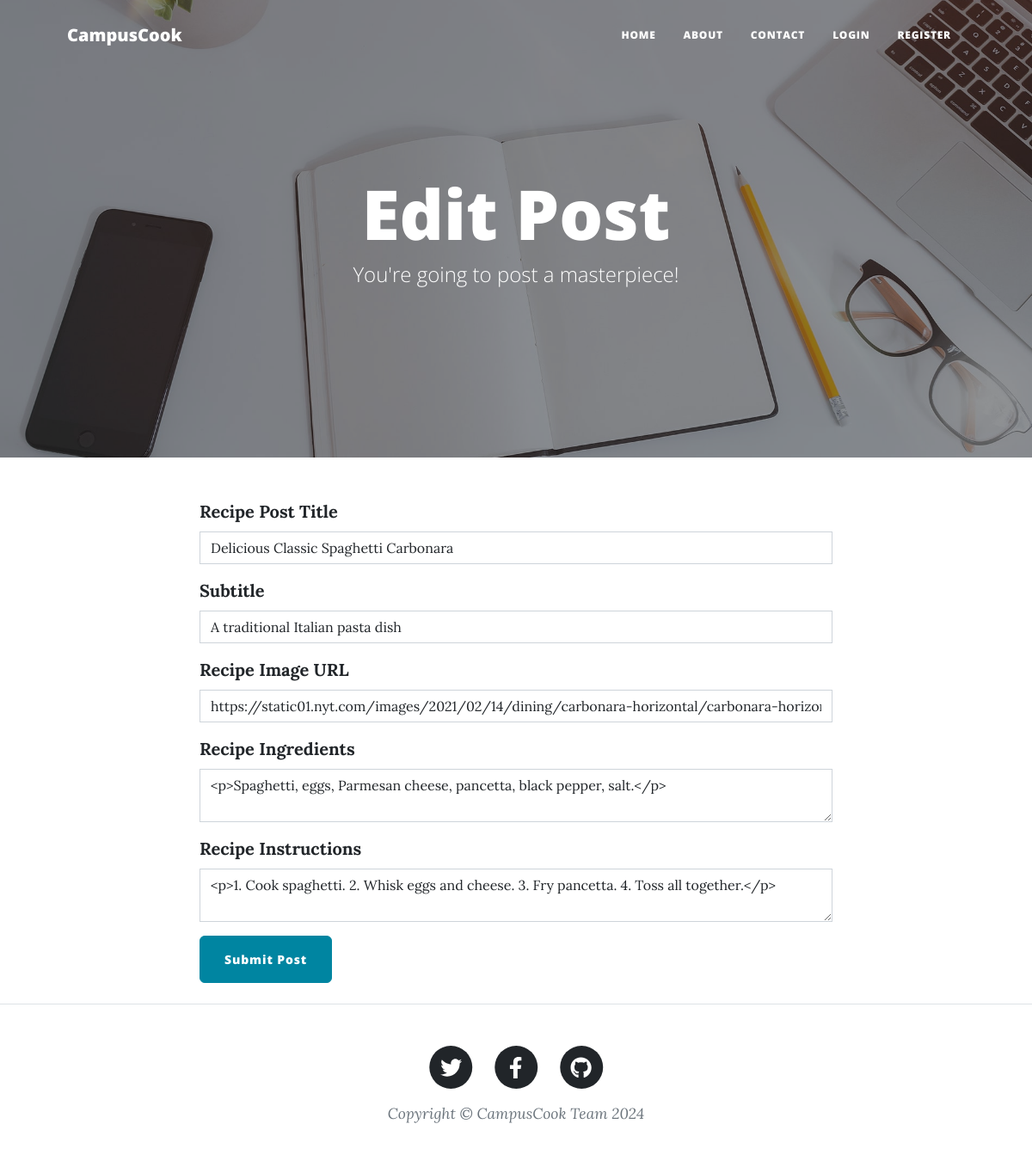
The app's page /edit-post/1, older data.
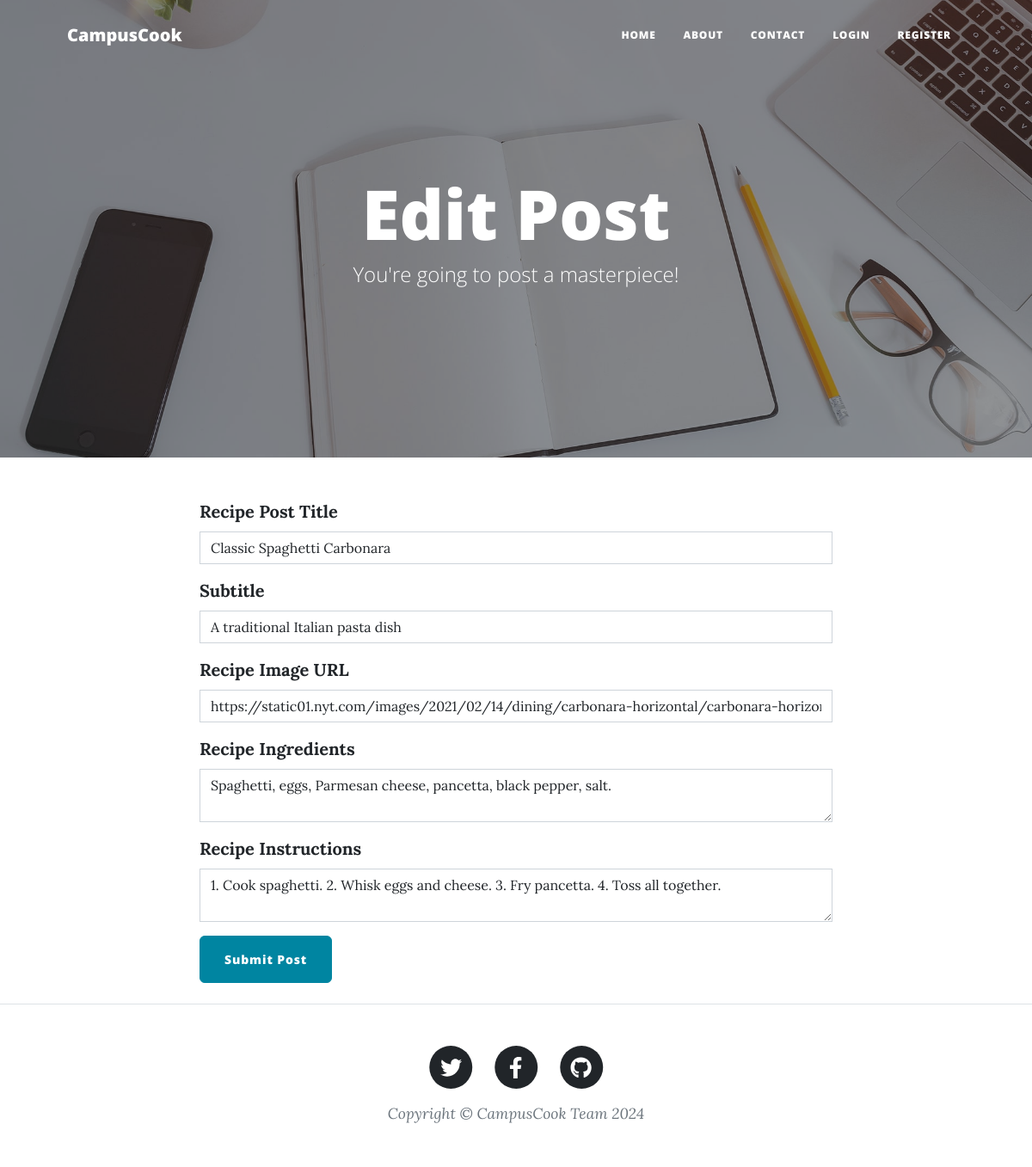
The same page, newer data.
### models.py (models this page shows, shortened)
class Base(DeclarativeBase):
    pass

class RecipePost(Base):
    __tablename__ = "recipe_posts"
    id: Mapped[int] = mapped_column(Integer, primary_key=True)
    author_id: Mapped[int] = mapped_column(Integer, ForeignKey("users.id"))
    author = relationship("User", back_populates="recipes")
    title: Mapped[str] = mapped_column(String(250), unique=True, nullable=False)
    subtitle: Mapped[str] = mapped_column(String(250), nullable=False)
    date: Mapped[str] = mapped_column(String(250), nullable=False)
    ingredients: Mapped[str] = mapped_column(Text, nullable=False)
    instructions: Mapped[str] = mapped_column(Text, nullable=False)
    img_url: Mapped[str] = mapped_column(String(250), nullable=False)
    comments = relationship("Comment", back_populates="parent_post")

### routes.py (the view, shortened to what this page needs)
@route_controller.route("/edit-post/<int:post_id>", methods=["GET", "POST"])
def edit_post(post_id):
    post = db.get_or_404(RecipePost, post_id)
    edit_form = CreateRecipeForm(
        title=post.title,
        subtitle=post.subtitle,
        img_url=post.img_url,
        author=post.author,
        ingredients = post.ingredients,
        instructions = post.instructions
    )
    return render_template("make-post.html", form=edit_form, is_edit=True, current_user=current_user)

### forms.py
class CreateRecipeForm(FlaskForm):
    title = StringField("Recipe Post Title", validators=[DataRequired()])
    subtitle = StringField("Subtitle", validators=[DataRequired()])
    img_url = StringField("Recipe Image URL", validators=[DataRequired(), URL()])
    ingredients = CKEditorField("Recipe Ingredients", validators=[DataRequired()])
    instructions = CKEditorField("Recipe Instructions", validators=[DataRequired()])
    submit = SubmitField("Submit Post")

### templates/make-post.html (shortened to what this page needs)
{% from "bootstrap5/form.html" import render_form %}
{% block content %}
{% include "header.html" %}
<header
  class="masthead"
  style="background-image: url('../static/assets/img/edit-bg.jpg')"
>
  <div class="container position-relative px-4 px-lg-5">
    <div class="row gx-4 gx-lg-5 justify-content-center">
      <div class="col-md-10 col-lg-8 col-xl-7">
        <div class="page-heading">
          {% if is_edit: %}
          <h1>Edit Post</h1>
          {% else: %}
          <h1>New Post</h1>
          {% endif %}
          <span class="subheading"
            >You're going to post a masterpiece!</span
          >
        </div>
      </div>
    </div>
  </div>
</header>
<main class="mb-4">
  <div class="container">
    <div class="row">
      <div class="col-lg-8 col-md-10 mx-auto">
        {{ render_form(form, novalidate=True, button_map={"submit": "primary"}) }}
      </div>
    </div>
  </div>
</main>
{% include "footer.html" %} {% endblock %}

### templates/header.html (shortened to what this page needs)
<!DOCTYPE html>
<html lang="en">
  <head>
    {% block styles %}
    {{ bootstrap.load_css() }}
    <link
      href="{{ url_for('static', filename='css/styles.css') }}"
      rel="stylesheet"
    />
    {% endblock %}
  </head>
  <body>
    <nav class="navbar navbar-expand-lg navbar-light" id="mainNav">
      <div class="container px-4 px-lg-5">
        <a class="navbar-brand" href="/">CampusCook</a>
        <div class="collapse navbar-collapse" id="navbarResponsive">
          <ul class="navbar-nav ms-auto py-4 py-lg-0">
            <li class="nav-item">
              <a
                class="nav-link px-lg-3 py-3 py-lg-4"
                href="{{ url_for('route_controller.get_all_posts') }}"
                >Home</a
              >
            </li>
            <li class="nav-item">
              <a
                class="nav-link px-lg-3 py-3 py-lg-4"
                href="{{ url_for('route_controller.about') }}"
                >About</a
              >
            </li>
            <li class="nav-item">
              <a
                class="nav-link px-lg-3 py-3 py-lg-4"
                href="{{ url_for('route_controller.contact') }}"
                >Contact</a
              >
            </li>
            {% if not current_user.is_authenticated: %}
            <li class="nav-item">
              <a
                class="nav-link px-lg-3 py-3 py-lg-4"
                href="{{ url_for('route_controller.login') }}"
                >Login</a
              >
            </li>
            <li class="nav-item">
              <a
                class="nav-link px-lg-3 py-3 py-lg-4"
                href="{{ url_for('route_controller.register') }}"
                >Register</a
              >
            </li>
            {% endif %}
          </ul>
        </div>
      </div>
    </nav>
  </body>
</html>

### templates/footer.html (shortened to what this page needs)
        <footer class="border-top">
          <div class="container px-4 px-lg-5">
              <div class="row gx-4 gx-lg-5 justify-content-center">
                  <div class="col-md-10 col-lg-8 col-xl-7">
                      <ul class="list-inline text-center">
                          <li class="list-inline-item">
                              <a href="#!">
                                  <span class="fa-stack fa-lg">
                                      <i class="fas fa-circle fa-stack-2x"></i>
                                      <i class="fab fa-twitter fa-stack-1x fa-inverse"></i>
                                  </span>
                              </a>
                          </li>
                          <li class="list-inline-item">
                              <a href="#!">
                                  <span class="fa-stack fa-lg">
                                      <i class="fas fa-circle fa-stack-2x"></i>
                                      <i class="fab fa-facebook-f fa-stack-1x fa-inverse"></i>
                                  </span>
                              </a>
                          </li>
                          <li class="list-inline-item">
                              <a href="#!">
                                  <span class="fa-stack fa-lg">
                                      <i class="fas fa-circle fa-stack-2x"></i>
                                      <i class="fab fa-github fa-stack-1x fa-inverse"></i>
                                  </span>
                              </a>
                          </li>
                      </ul>
                      <div class="small text-center text-muted fst-italic">Copyright &copy; CampusCook Team 2024</div>
                  </div>
              </div>
          </div>
      </footer>
  </body>
</html>

Row changes from the older to the newer data that the page shows:
changed RecipePost "A traditional Italian pasta dish": title "Delicious Classic Spaghetti Carbonara" → "Classic Spaghetti Carbonara"; ingredients "<p>Spaghetti, eggs, Parmesan cheese, pancetta, black pepper, salt.</p>" → "Spaghetti, eggs, Parmesan cheese, pancetta, black pepper, salt."; instructions "<p>1. Cook spaghetti. 2. Whisk eggs and cheese. 3. Fry pancetta. 4. Toss all together.</p>" → "1. Cook spaghetti. 2. Whisk eggs and cheese. 3. Fry pancetta. 4. Toss all together."
